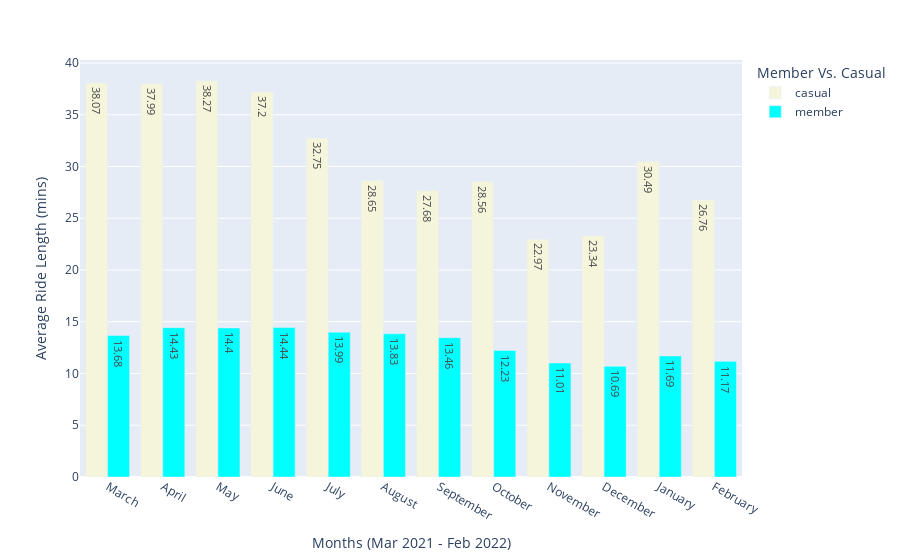

Notebook code for this chart:
### Code cell
# Plotting..
px.bar(figure4, x = 'month', y = 'ride_length',
        color = 'member_casual',
        barmode='group',
        text = 'ride_length', 
        labels = {'ride_length': 'Average Ride Length (mins)', 'member_casual': 'Member Vs. Casual', 'month': 'Months (Mar 2021 - Feb 2022)'},
        hover_name = 'member_casual', hover_data = {'member_casual': False, 'ride_length': True}, 
        color_discrete_map = {'casual': '#F5F5DC', 'member': '#00FFFF'})

### Figure 1 — Plotly figure (JSON) as saved in the notebook; plotly's stock layout.template omitted (floating-point values rounded to 4 significant figures)
{"data": [{"alignmentgroup": "True", "customdata": [["casual"], ["casual"], ["casual"], ["casual"], ["casual"], ["casual"], ["casual"], ["casual"], ["casual"], ["casual"], ["casual"], ["casual"]], "hovertemplate": "<b>%{hovertext}</b><br><br>Months (Mar 2021 - Feb 2022)=%{x}<br>Average Ride Length (mins)=%{text}<extra></extra>", "hovertext": ["casual", "casual", "casual", "casual", "casual", "casual", "casual", "casual", "casual", "casual", "casual", "casual"], "legendgroup": "casual", "marker": {"color": "#F5F5DC", "pattern": {"shape": ""}}, "name": "casual", "offsetgroup": "casual", "orientation": "v", "showlegend": true, "text": [38.07, 37.99, 38.27, 37.2, 32.75, 28.65, 27.68, 28.56, 22.97, 23.34, 30.49, 26.76], "textposition": "auto", "type": "bar", "x": ["March", "April", "May", "June", "July", "August", "September", "October", "November", "December", "January", "February"], "xaxis": "x", "y": [38.07, 37.99, 38.27, 37.2, 32.75, 28.65, 27.68, 28.56, 22.97, 23.34, 30.49, 26.76], "yaxis": "y"}, {"alignmentgroup": "True", "customdata": [["member"], ["member"], ["member"], ["member"], ["member"], ["member"], ["member"], ["member"], ["member"], ["member"], ["member"], ["member"]], "hovertemplate": "<b>%{hovertext}</b><br><br>Months (Mar 2021 - Feb 2022)=%{x}<br>Average Ride Length (mins)=%{text}<extra></extra>", "hovertext": ["member", "member", "member", "member", "member", "member", "member", "member", "member", "member", "member", "member"], "legendgroup": "member", "marker": {"color": "#00FFFF", "pattern": {"shape": ""}}, "name": "member", "offsetgroup": "member", "orientation": "v", "showlegend": true, "text": [13.68, 14.43, 14.4, 14.44, 13.99, 13.83, 13.46, 12.23, 11.01, 10.69, 11.69, 11.17], "textposition": "auto", "type": "bar", "x": ["March", "April", "May", "June", "July", "August", "September", "October", "November", "December", "January", "February"], "xaxis": "x", "y": [13.68, 14.43, 14.4, 14.44, 13.99, 13.83, 13.46, 12.23, 11.01, 10.69, 11.69, 11.17], "yaxis": "y"}], "layout": {"barmode": "group", "legend": {"title": {"text": "Member Vs. Casual"}, "tracegroupgap": 0}, "margin": {"t": 60}, "xaxis": {"anchor": "y", "domain": [0.0, 1.0], "title": {"text": "Months (Mar 2021 - Feb 2022)"}}, "yaxis": {"anchor": "x", "domain": [0.0, 1.0], "title": {"text": "Average Ride Length (mins)"}}}}
